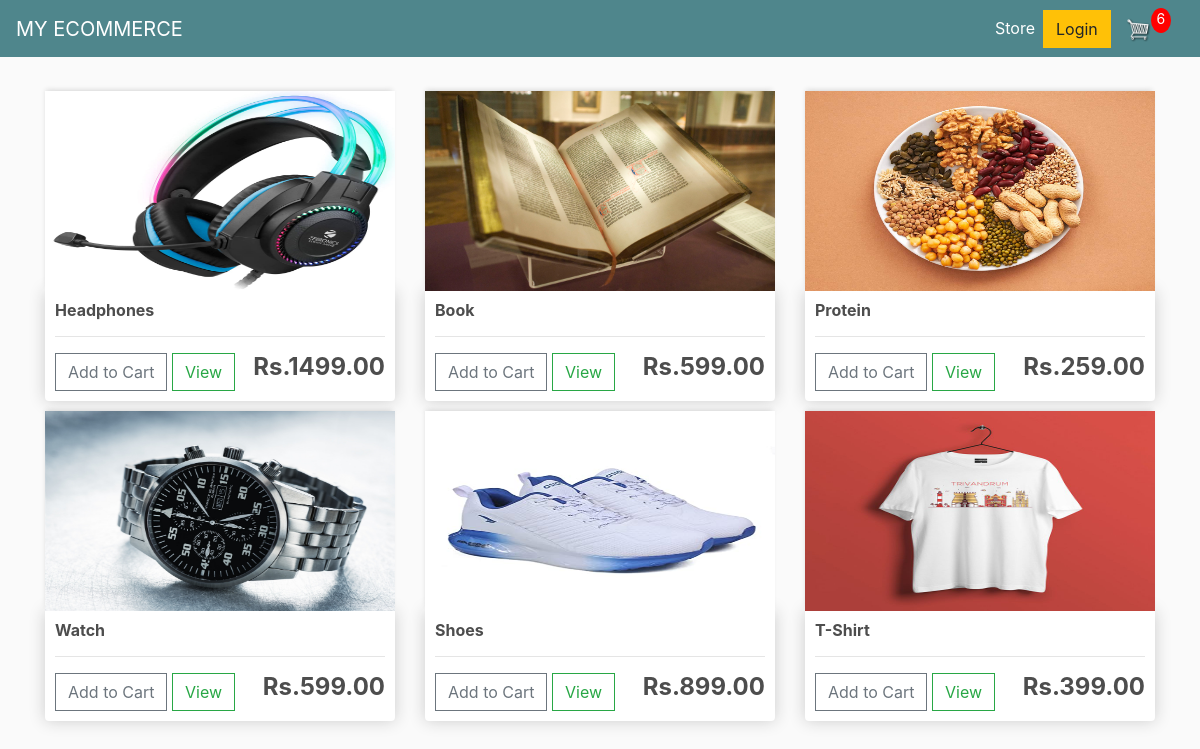
Screenshot of / (signed in) with the database file from the repository.
### store/models.py (models this page shows, shortened)
class Product(models.Model):
    name = models.CharField(max_length=200, null=True)
    price = models.DecimalField(max_digits=7, decimal_places=2)
    digital = models.BooleanField(default=False, null=True, blank=False)
    image = models.ImageField(null=True, blank=False)
    @property
    def imageURL(self):
        try:
            url = self.image.url
        except:
            url = ''
        return url

### store/views.py (the view)
# urls.py: path('', include('store.urls'))
def store(request):
	if request.user.is_authenticated:
		customer = request.user.customer
		order, created = Order.objects.get_or_create(customer=customer, complete=False)
		items = order.orderitem_set.all()
		cartItems = order.get_cart_items
	else:
		cookieData = cookieCart(request)
		cartItems = cookieData['cartItems']
	products = Product.objects.all()
	context = {'products':products, 'cartItems':cartItems}
	return render(request, 'store/store.html', context)

### store/models.py (called while the page is built)
    @property
    def get_cart_items(self):
        orderitems = self.orderitem_set.all()
        total = sum([item.quantity for item in orderitems])
        return total

### store/templates/store/store.html
{% extends 'store/main.html' %}
{% load static %}
{% block content %}
	<div class="row">
		{% for product in products %}
		<div class="col-lg-4">
        	<img class="thumbnail" src="{{product.imageURL}}">
			<div class="box-element product">
        		<h6><strong>{{product.name}}</strong></h6>
       			<hr>
        		<button data-product="{{product.id}}" data-action="add" class="btn btn-outline-secondary add-btn update-cart">Add to Cart</button>
				<a class="btn btn-outline-success" href="#">View</a>
				<h4 style="display: inline-block; float: right;"><strong>
				Rs.{{product.price|floatformat:2}}</strong></h4>
			</div>
		</div>
		{% endfor %}
</div>
{% endblock content %}

### static/css/main.css (style rules this page uses)
body { background-color: hsl(0, 0%, 98%); }
h1,h2,h3,h4,h5,h6 { color:hsl(0, 0%, 30%); }
.box-element { box-shadow:hsl(0, 0%, 80%) 0 0 16px; background-color: #fff; border-radius: 4px; padding: 10px; }
.thumbnail { width: 100%; height: 200px; -webkit-box-shadow: -1px -3px 5px -2px rgba(214,214,214,1); -moz-box-shadow: -1px -3px 5px -2px rgba(214,214,214,1); box-shadow: -1px -3px 5px -2px rgba(214,214,214,1); }
.product { border-radius: 0 0 4px 4px; }
.col-lg-4, .col-lg-6, .col-lg-8, .col-lg-12 { margin-top: 10px; }
.btn { border-radius: 0; }

### rows the page displays
Product: imageURL (picture), name "Headphones", price "1499.00"
Product: imageURL (picture), name "Book", price "599.00"
Product: imageURL (picture), name "Protein", price "259.00"
Product: imageURL (picture), name "Watch", price "599.00"
Product: imageURL (picture), name "Shoes", price "899.00"
Product: imageURL (picture), name "T-Shirt", price "399.00"

### other values shown
{{ cartItems }} "6"
